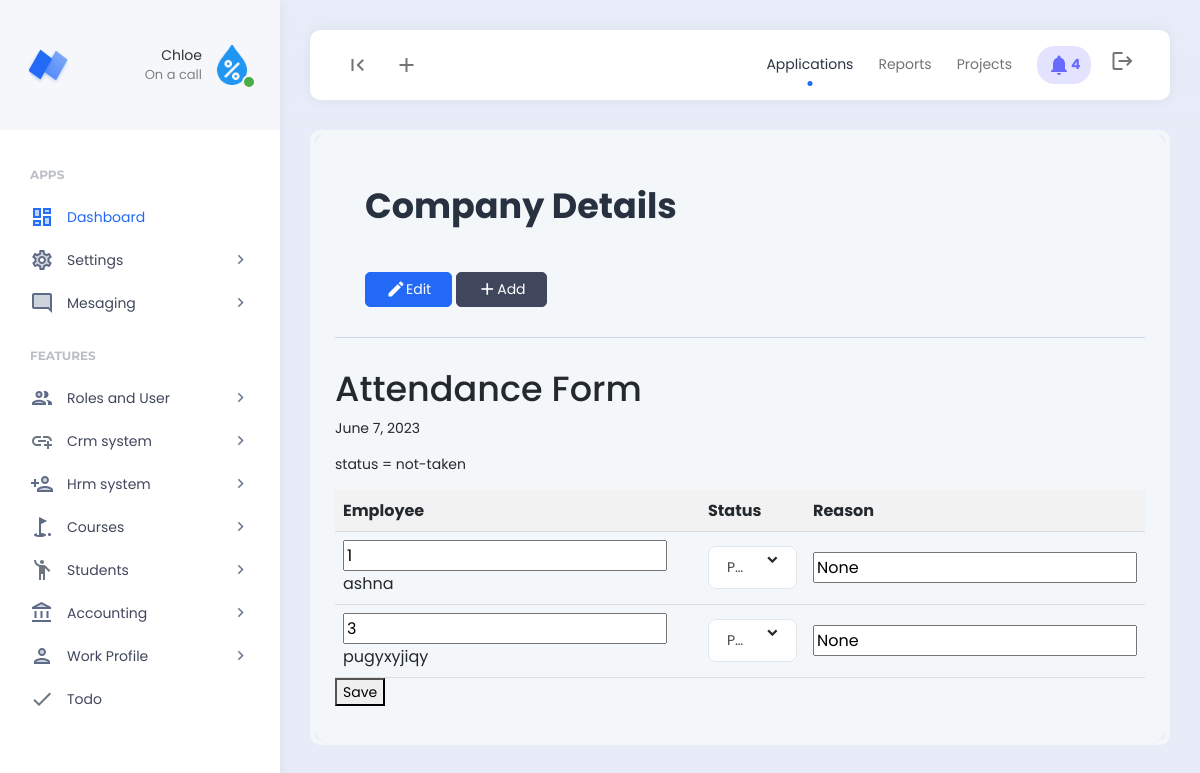
/manage_attendance/, run on an earlier commit of the app's database.
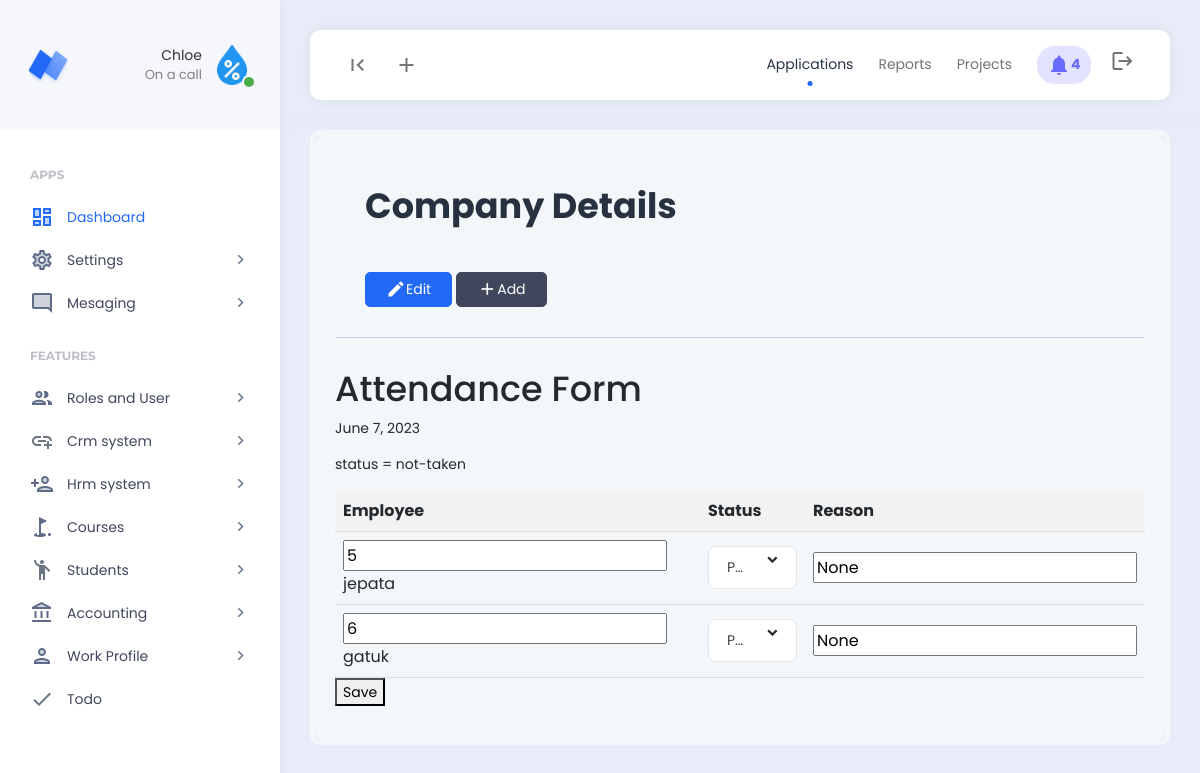
And on a later commit of the database.
### hrm/models.py (models this page shows, shortened)
class Employee(models.Model):
    department = models.ForeignKey(Department, on_delete=models.SET_NULL,null=True)
    designation = models.ForeignKey(Designation, on_delete=models.SET_NULL,null=True)
    user = models.OneToOneField(User, on_delete=models.CASCADE)
    permission = models.ForeignKey(Permission,on_delete=models.SET_NULL,null=True, blank=True)
    code = models.CharField(max_length=100,null=True, blank=True)
    email = models.CharField(max_length=200,null=True, blank=True)
    contact = models.CharField(max_length=200,null=True, blank=True)
    address = models.CharField(max_length=200,null=True, blank=True)
    emp_salary = models.CharField(max_length=200,null=True, blank=True)
    emp_password = models.CharField(max_length=200,null=True, blank=True)
    date_joined = models.DateTimeField(null=True, blank=True)
    date_modified = models.DateTimeField(auto_now=True)
    created = models.DateTimeField(auto_now_add=True)
    class Meta:
        verbose_name_plural = "01. Employees"

### hrm/views.py (the view)
# urls.py: path("manage_attendance/",views.manage_attendance,name="manage_attendance"),
def manage_attendance(request):
    if request.method == "POST":
        status_list = request.POST.getlist("status")
        reason_list = request.POST.getlist("reason")
        employee_list = request.POST.getlist("employee")
        today_date = date.today()
        print(employee_list)
        print(status_list)
        print(reason_list)
        for status, reason, employee_id in zip(status_list, reason_list, employee_list):
            employee = Employee.objects.get(id=int(employee_id))
            attendance = Attendance.objects.create(employee=employee,date=today_date,status=status,reason=reason)
            print(attendance)
        return redirect('manage_attendance')
    else:
        today_date=date.today()
        today_attendance = Attendance.objects.filter(date=today_date)
        if today_attendance.exists():
            attendance_object = Attendance.objects.filter(date=today_date)
            status = "taken"
        else:
            attendance_object=None
            status = "not-taken"
        employee=Employee.objects.all()
        attendance=Attendance.objects.all()
        context={
            'today_date':today_date,
            'employee':employee,
            'attendance':attendance,
            'status':status,
            'attendance_object':attendance_object,
        }
        return render(request, 'hrm/attendance.html',context)

### account/context_processors.py (called while the page is built, shortened)
def custom_data(request):
    permissions = []
    company = Company.objects.all().order_by('-created').first()
    return {'permissions': permissions, 'company': company}

### templates/hrm/attendance.html (shortened to what this page needs)
{% include 'header.html' %}
<div class="app-content">
    <div class="content-wrapper">
        <div class="example-container">
            <div class="example-content bg-light">
                <div class="page-description d-flex align-items-center">
                    <div class="page-description-content flex-grow-1">
                        <h1>Company Details</h1>
                    </div>
                    <div class="page-description-actions">
                        <a href="" class="btn btn-primary"><i class="material-icons">edit</i>Edit</a>
                        <a href="" class="btn btn-dark"><i class="material-icons">add</i>Add</a>
                    </div>
                </div>
                <h1>Attendance Form</h1>
                <p>{{today_date}}</p>
                <p>status = {{status}}</p>
                <form method="POST" action="{% url 'manage_attendance' %}">
                  <table>
                    <thead>
                      <tr>
                        <th>Employee</th>
                        <th>Status</th>
                        <th>Reason</th>
                      </tr>
                    </thead>
                    <tbody>
                      {% for employee in employee %}
                      <tr>
                        <td>
                            <input type="text" value="{{employee.id}}" name="employee">{{employee.user.first_name}}
                        </td>
                        <td>
                        </td>
                        <td><input type="text" name="reason" value="None"></td>
                      </tr>
                      {% endfor %}
                    </tbody>
                  </table>
                  <button type="submit">Save</button>
                </form>
            </div>
        </div>
    </div>
{% include 'footer.html' %}

What changed in the data, as far as the page shows it:
removed Employee: employee "1", user.first_name "ashna"
removed Employee: employee "3", user.first_name "pugyxyjiqy"
added Employee: employee "5", user.first_name "jepata"
added Employee: employee "6", user.first_name "gatuk"
